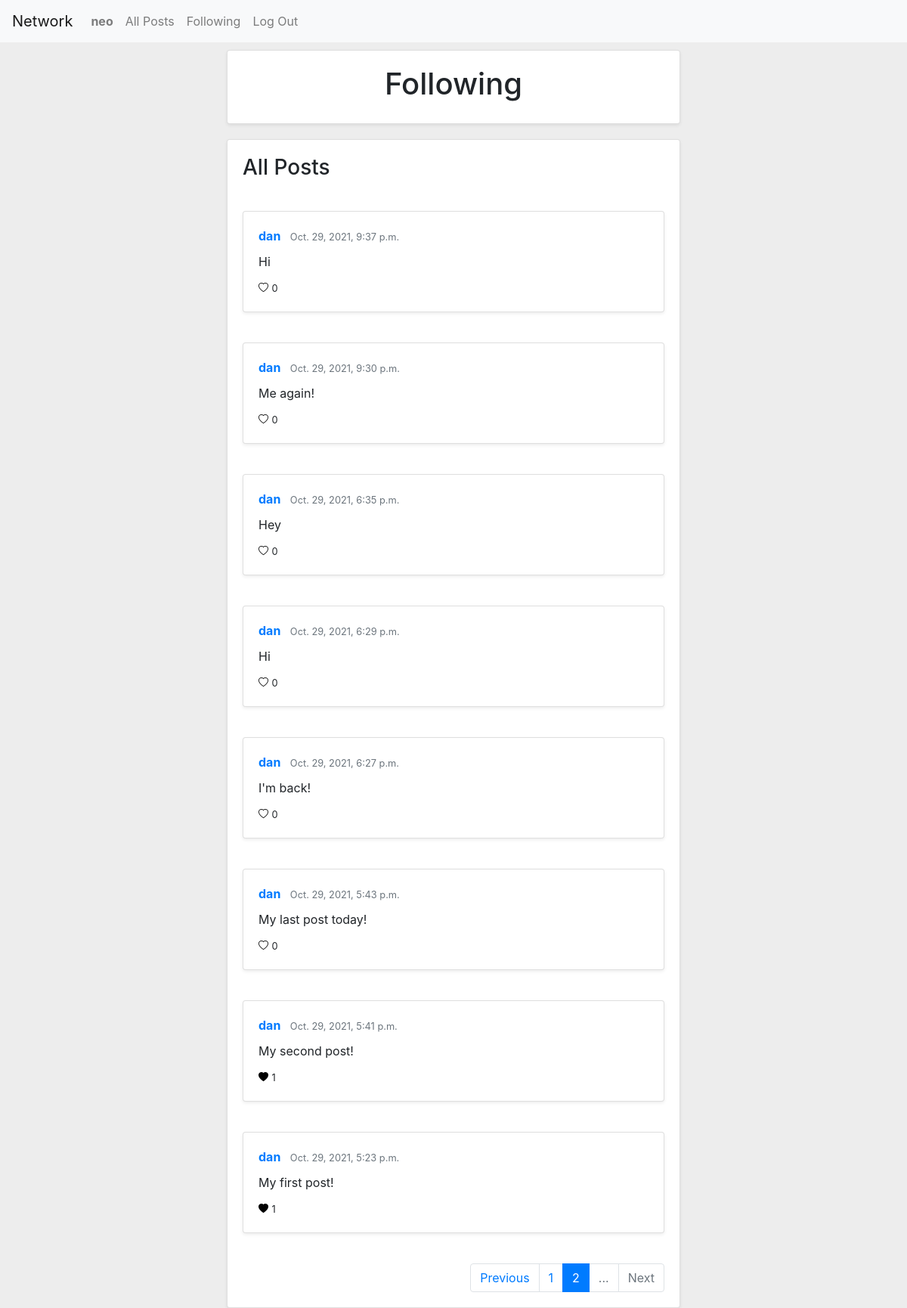
Screenshot of /following?page=2 (signed in) with the database file from the repository.
### network/models.py (models this page shows, shortened)
class User(AbstractUser):
    pass

class Post(models.Model):
    author = models.ForeignKey(User, on_delete=models.CASCADE, related_name="post_author")
    content = models.CharField(max_length=1000)
    timestamp = models.DateTimeField(auto_now_add=True)
    liked_by = models.ManyToManyField(User, blank=True, related_name="likes")
    def likes(self):
        return self.liked_by.all().count()

### network/views.py (the view)
# urls.py: path("following", views.following, name="following"),
@login_required(login_url='/login')
def following(request):
    follow = Follow.objects.filter(follower=request.user)
    list_followed = []
    for f in follow:
        list_followed.append(f.followed)
    posts = Post.objects.filter(author__in=list_followed)
    posts = posts.order_by("-timestamp").all()
    paginator = Paginator(posts, 10) # Show 25 contacts per page.
    page_number = request.GET.get('page')
    page_posts = paginator.get_page(page_number)
    return render(request, "network/following.html", {
        "posts": page_posts
    })

### network/templates/network/following.html (shortened to what this page needs)
{% extends "network/layout.html" %}
{% block body %}
    <div id="main">
        <div class="card shadow-sm divcard">
            <div class="profile">
                <h1>Following</h1>
            </div>
        </div>
        <div id="allposts" class="card shadow-sm divcard">
            <h3 class='post'>All Posts</h3>
            {% for post in posts %}
                <div class="post">
                    <div class="card shadow-sm divcard">
                        <div class="card-body">
                            <a href="/user/{{ post.author }}" class="card-title"><strong>{{ post.author }}</strong></a>
                            <small class="pl-2 text-muted">{{ post.timestamp }}</small>
                            <div class="card-text content" id="post_{{ post.id }}">{{ post.content }}</div>
                            <div>
                                {% if user.is_authenticated %}
                                    {% if user in post.liked_by.all %}
                                        <a onclick="like({{ post.id }})" href="javascript:void(0);" style="color:black;"><i id="heartpost_{{ post.id }}" class="bi bi-heart-fill" style="font-size: 13px;"></i></a>
                                    {% else %}
                                        <a onclick="like({{ post.id }})" href="javascript:void(0);" style="color:black;"><i id="heartpost_{{ post.id }}" class="bi bi-heart" style="font-size: 13px;"></i></a>
                                    {% endif %}
                                {% else %}
                                    <i class="bi bi-heart" style="font-size: 13px;"></i>
                                {% endif %}
                                <small><spam id="likespost_{{ post.id }}">{{ post.likes }}</spam></small>
                            </div>
                        </div>
                    </div>
                </div>
            {% endfor %}
            <nav aria-label="pagination">
              <ul class="pagination justify-content-end post">
                {% if posts.has_previous %}
                    <li class="page-item">
                        <a class="page-link" href="?page={{ posts.previous_page_number }}">Previous</a>
                    </li>
                    <li class="page-item"><a class="page-link" href="?page={{ posts.previous_page_number }}">{{ posts.previous_page_number }}</a></li>
                {% endif %}
                <li class="page-item active" aria-current="page">
                  <span class="page-link">{{ posts.number }}<span class="sr-only">(current)</span></span>
                </li>
                {% if posts.has_next %}
                    <li class="page-item"><a class="page-link" href="?page={{ posts.next_page_number }}">{{ posts.next_page_number }}</a></li>
                    <li class="page-item">
                      <a class="page-link" href="?page={{ posts.next_page_number }}">Next</a>
                    </li>
                {% else %}
                    <li class="page-item disabled">
                        <span class="page-link">...</span>
                    </li>
                    <li class="page-item disabled">
                        <span class="page-link">Next</span>
                    </li>
                {% endif %}
              </ul>
            </nav>
        </div>
    </div>
{% endblock %}

### network/templates/network/layout.html (shortened to what this page needs)
{% load static %}
<!DOCTYPE html>
<html lang="en">
    <head>
        <link rel="stylesheet" href="https://stackpath.bootstrapcdn.com/bootstrap/4.4.1/css/bootstrap.min.css">
        <link href="{% static 'network/styles.css' %}" rel="stylesheet">
        <link rel="stylesheet" href="https://cdn.jsdelivr.net/npm/bootstrap-icons@1.7.0/font/bootstrap-icons.css">
    </head>
    <body>
        <nav class="navbar navbar-expand-lg navbar-light bg-light">
            <a class="navbar-brand" href="{% url 'index' %}">Network</a>
            <div>
              <ul class="navbar-nav mr-auto">
                {% if user.is_authenticated %}
                    <li class="nav-item">
                        <a class="nav-link" href="/user/{{ user.username }}"><strong>{{ user.username }}</strong></a>
                    </li>
                {% endif %}
                    <li class="nav-item">
                      <a class="nav-link" href="{% url 'index' %}">All Posts</a>
                    </li>
                {% if user.is_authenticated %}
                    <li class="nav-item">
                        <a class="nav-link" href="{% url 'following' %}">Following</a>
                    </li>
                    <li class="nav-item">
                        <a class="nav-link" href="{% url 'logout' %}">Log Out</a>
                    </li>
                {% endif %}
              </ul>
            </div>
          </nav>
        <div class="body">
            {% block body %}
            {% endblock %}
        </div>
    </body>
</html>

### network/static/network/styles.css (style rules this page uses)
body { background-color: #ededed; }
#main { margin: auto; width: 50%; padding-top: 10px; }
.post { margin: 20px; }
#allposts { margin-top: 20px; }
.profile { margin: 20px; text-align: center; }
.content { padding: 10px 0 10px 0; }

### rows the page displays
User: username "neo"
Post: author "dan", timestamp "Oct. 29, 2021, 9:37 p.m.", content "Hi", likes "0"
Post: author "dan", timestamp "Oct. 29, 2021, 9:30 p.m.", content "Me again!", likes "0"
Post: author "dan", timestamp "Oct. 29, 2021, 6:35 p.m.", content "Hey", likes "0"
Post: author "dan", timestamp "Oct. 29, 2021, 6:29 p.m.", content "Hi", likes "0"
Post: author "dan", timestamp "Oct. 29, 2021, 6:27 p.m.", content "I'm back!", likes "0"
Post: author "dan", timestamp "Oct. 29, 2021, 5:43 p.m.", content "My last post today!", likes "0"
Post: author "dan", timestamp "Oct. 29, 2021, 5:41 p.m.", content "My second post!", likes "1"
Post: author "dan", timestamp "Oct. 29, 2021, 5:23 p.m.", content "My first post!", likes "1"

### other values shown
{{ posts.previous_page_number }} "1"
{{ posts.number }} "2"
